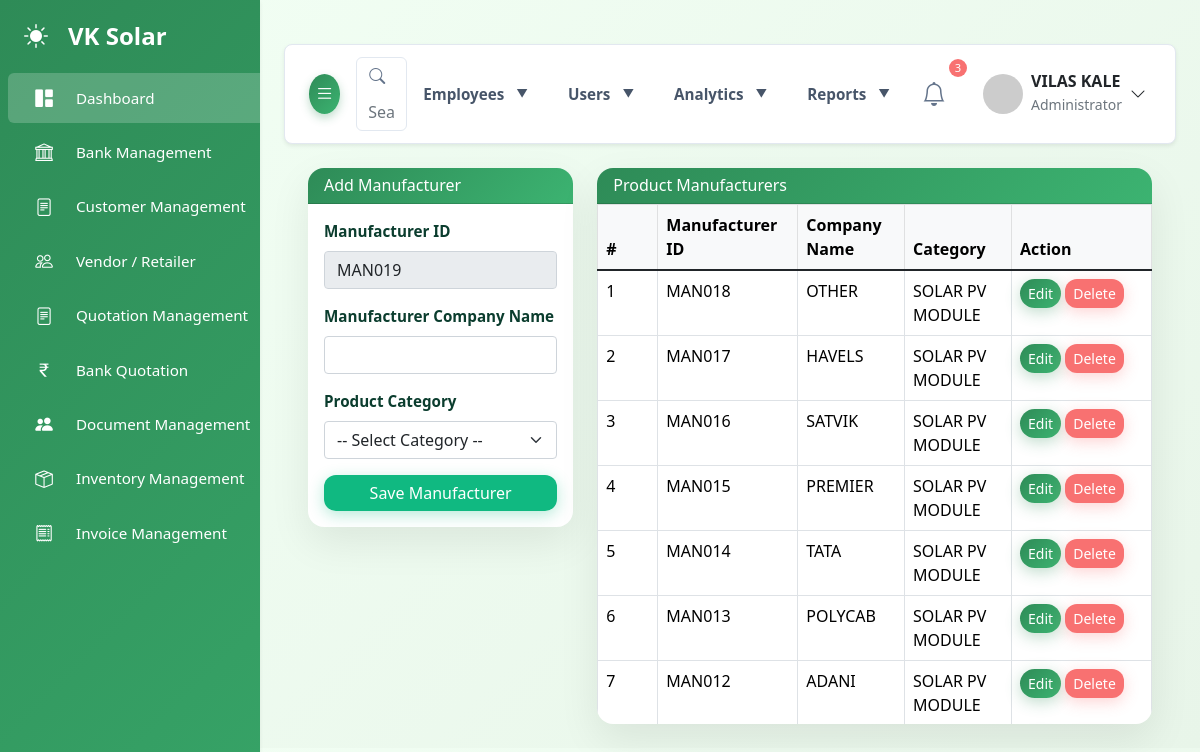
Screenshot of /admin/productmanagement/product_manufacturers.php (signed in) with the database file from the repository.
### tables this page shows
CREATE TABLE `product_manufacturers` (
  `id` int NOT NULL,
  `manufacturer_id` varchar(20) NOT NULL,
  `manufacturer_name` varchar(150) NOT NULL,
  `category_id` int NOT NULL,
  `created_at` timestamp NULL DEFAULT CURRENT_TIMESTAMP
);

CREATE TABLE `product_categories` (
  `id` int NOT NULL,
  `category_id` varchar(20) NOT NULL,
  `category_name` varchar(100) NOT NULL,
  `created_at` timestamp NULL DEFAULT CURRENT_TIMESTAMP
);

### admin/productmanagement/product_manufacturers.php (the view, shortened to what this page needs)
<?php
require_once __DIR__ . '/../connect/db.php';
function generateManufacturerId($conn) {
    $res = $conn->query("
        SELECT manufacturer_id
        FROM product_manufacturers
        ORDER BY id DESC
        LIMIT 1
    ");
    if ($res->num_rows > 0) {
        $last = $res->fetch_assoc()['manufacturer_id'];
        $num  = (int) substr($last, 3);
        return 'MAN' . str_pad($num + 1, 3, '0', STR_PAD_LEFT);
    }
    return 'MAN001';
}
$edit = null;
$manufacturers = $conn->query("
    SELECT m.*, c.category_name
    FROM product_manufacturers m
    JOIN product_categories c ON c.id = m.category_id
    ORDER BY m.id DESC
");
$nextManufacturerId = generateManufacturerId($conn);
?>
<!doctype html>
<html>
<head>
<?php require_once __DIR__ . '/../include/head2.php'; ?>
<link href="https://cdn.jsdelivr.net/npm/bootstrap@5.1.3/dist/css/bootstrap.min.css" rel="stylesheet">
</head>
<body>
<?php
include 'include/sidebar.php';
?>
<div id="main-content">
<?php
include 'include/navbar.php';
?>
<main class="container-fluid">
<div class="row">
    <div class="col-lg-4">
        <div class="card card-custom mb-4">
            <div class="card-header card-header-custom">
                <h6 class="mb-0">
                    <?= $edit ? 'Edit Manufacturer' : 'Add Manufacturer'; ?>
                </h6>
            </div>
            <div class="card-body">
                <form method="post">
                    <div class="mb-3">
                        <label class="form-label">Manufacturer ID</label>
                        <input type="text" name="manufacturer_id"
                               class="form-control"
                               value="<?= $edit['manufacturer_id'] ?? $nextManufacturerId; ?>"
                               readonly>
                    </div>
                    <div class="mb-3">
                        <label class="form-label">Manufacturer Company Name</label>
                        <input type="text" name="manufacturer_name"
                               class="form-control"
                               value="<?= $edit['manufacturer_name'] ?? ''; ?>"
                               required>
                    </div>
                    <div class="mb-3">
                        <label class="form-label">Product Category</label>
                        <select name="category_id" class="form-select" required>
                            <option value="">-- Select Category --</option>
                        </select>
                    </div>
                    <button type="submit" name="save_manufacturer"
                            class="btn btn-success w-100">
                        <?= $edit ? 'Update Manufacturer' : 'Save Manufacturer'; ?>
                    </button>
                </form>
            </div>
        </div>
    </div>
    <div class="col-lg-8">
        <div class="card card-custom">
            <div class="card-header card-header-custom">
                <h6 class="mb-0">Product Manufacturers</h6>
            </div>
            <div class="card-body p-0 table-scroll">
                <table class="table table-bordered table-hover mb-0">
                    <thead class="table-light">
                        <tr>
                            <th width="60">#</th>
                            <th width="140">Manufacturer ID</th>
                            <th>Company Name</th>
                            <th>Category</th>
                            <th width="140">Action</th>
                        </tr>
                    </thead>
                    <tbody>
                        <?php if ($manufacturers->num_rows > 0): ?>
                            <?php $i=1; while ($row = $manufacturers->fetch_assoc()): ?>
                                <tr>
                                    <td><?= $i++; ?></td>
                                    <td><?= $row['manufacturer_id']; ?></td>
                                    <td><?= htmlspecialchars($row['manufacturer_name']); ?></td>
                                    <td><?= htmlspecialchars($row['category_name']); ?></td>
                                    <td>
                                        <a href="?edit=<?= $row['id']; ?>" class="btn btn-sm btn-primary">Edit</a>
                                        <a href="?delete=<?= $row['id']; ?>"
                                           class="btn btn-sm btn-danger"
                                           onclick="return confirm('Delete this manufacturer?')">
                                           Delete
                                        </a>
                                    </td>
                                </tr>
                            <?php endwhile; ?>
                        <?php endif; ?>
                    </tbody>
                </table>
            </div>
        </div>
    </div>
</div>
</main>
</div>
</body>
</html>

### admin/css&js/style.css (style rules this page uses)
:root { --primary: #2e8b57; --primary-light: #3cb371; --primary-dark: #1e6b47; --secondary: #f5f5f5; --accent: #87ceeb; --accent-light: #b0e2ff; --earth: #d2b48c; --earth-light: #f0e6d6; --dark: #2c3e50; --light: #f8f9fa; --gradient-primary: linear-gradient( 135deg, var(--primary) 0%, var(--primary-light) 100% ); --gradient-secondary: linear-gradient( 135deg, var(--earth-light) 0%, var(--secondary) 100% ); --gradient-hero: linear-gradient( 135deg, rgba(46, 139, 87, 0.85) 0%, rgba(60, 179, 113, 0.85) 100% ); --gradient-nature: linear-gradient( 135deg, var(--primary) 0%, var(--accent) 100% ); --background-light: #f1f5f9; --text-light: #64748b; --card-bg-light: #ffffff; --border-color-light: #e2e8f0; --success-color: #10b981; --danger-color: #f87171; --warning-color: #fbbf24; }
body { font-family: "Inter", sans-serif; background-color: var(--background-light); color: var(--text-light); padding-top: 20px; overflow-x: hidden; }
#main-content { margin-left: 260px; padding: 1.5rem; transition: margin-left 0.3s ease-in-out; }
.card { border: none; border-radius: 0.5rem; box-shadow: 0 0.1rem 0.5rem rgba(0, 0, 0, 0.05); transition: all 0.3s; background-color: var(--card-bg-light); color: var(--text-light); border: 1px solid var(--border-color-light); }
.card-header, .card-footer { background-color: transparent; border-bottom: 1px solid var(--border-color-light); color: var(--text-light); }
.card-header { padding: 1rem 1.5rem; }
.card-header { display: flex; justify-content: space-between; align-items: flex-start; margin-bottom: 1rem; }
.btn-primary { background: var(--gradient-primary) !important; border: none !important; box-shadow: 0 4px 15px rgba(46, 139, 87, 0.3); border-radius: 25px !important; transition: all 0.3s ease; font-weight: 500; padding: 12px 30px; }
.table { color: var(--text-light); }

### admin/css&js/carousel.css (style rules this page uses)
:root { --primary: #2e8b57; --primary-light: #3cb371; --primary-dark: #1e6b47; --secondary: #f5f5f5; --accent: #87ceeb; --dark: #2c3e50; --light: #f8f9fa; --gradient-primary: linear-gradient( 135deg, var(--primary) 0%, var(--primary-light) 100% ); --background-light: #f1f5f9; --text-light: #64748b; --card-bg-light: #ffffff; --border-color-light: #e2e8f0; --success-color: #10b981; --danger-color: #f87171; --warning-color: #fbbf24; }
body { font-family: "Inter", sans-serif; background-color: var(--background-light); color: var(--text-light); padding-top: 20px; overflow-x: hidden; }
#main-content { margin-left: 260px; padding: 1.5rem; transition: margin-left 0.3s ease-in-out; }
.card { border: none; border-radius: 1rem; box-shadow: 0 0.5rem 1.5rem rgba(46, 139, 87, 0.08); transition: all 0.3s; background: var(--card-bg-light); color: var(--text-light); overflow: hidden; }
.card-header { background: var(--gradient-primary); color: white; border: none; padding: 1.5rem; }
.card-body { padding: 2rem; }
.btn-primary { background: var(--gradient-primary) !important; border: none !important; box-shadow: 0 4px 15px rgba(46, 139, 87, 0.3); border-radius: 0.75rem !important; transition: all 0.3s ease; font-weight: 600; padding: 12px 30px; }
.btn-success { background: var(--success-color) !important; border: none !important; box-shadow: 0 4px 15px rgba(16, 185, 129, 0.3); border-radius: 0.75rem !important; transition: all 0.3s ease; font-weight: 600; padding: 12px 30px; }
.btn-danger { background: var(--danger-color) !important; border: none !important; box-shadow: 0 4px 15px rgba(248, 113, 113, 0.3); border-radius: 0.75rem !important; padding: 8px 16px; }
.form-control { border: 2px solid var(--border-color-light); border-radius: 0.75rem; padding: 0.75rem 1rem; transition: all 0.3s; background: var(--card-bg-light); font-weight: 500; }

### admin/css&js/view-project.css (style rules this page uses)
:root { --primary-color: #2e8b57; --secondary-color: #3cb371; --light-color: #f5f5f5; --dark-color: #333; --border-radius: 10px; --box-shadow: 0 3px 10px rgba(0, 0, 0, 0.08); --transition: all 0.3s ease; }
body { background-color: #f8f9fa; font-family: "Segoe UI", Tahoma, Geneva, Verdana, sans-serif; line-height: 1.6; }

### admin/css&js/view-product.css (style rules this page uses)
:root { --primary-color: #2e8b57; --secondary-color: #3cb371; --light-color: #f5f5f5; --dark-color: #333; --border-radius: 10px; --box-shadow: 0 3px 10px rgba(0, 0, 0, 0.08); --transition: all 0.3s ease; }
body { background-color: #f8f9fa; font-family: "Segoe UI", Tahoma, Geneva, Verdana, sans-serif; line-height: 1.6; }

### rows the page displays
product_manufacturers: manufacturer_id "MAN019", manufacturer "MAN018", manufacturer_name "OTHER", category.category_name "SOLAR PV MODULE"
product_manufacturers: manufacturer "MAN017", manufacturer_name "HAVELS", category.category_name "SOLAR PV MODULE"
product_manufacturers: manufacturer "MAN016", manufacturer_name "SATVIK", category.category_name "SOLAR PV MODULE"
product_manufacturers: manufacturer "MAN015", manufacturer_name "PREMIER", category.category_name "SOLAR PV MODULE"
product_manufacturers: manufacturer "MAN014", manufacturer_name "TATA", category.category_name "SOLAR PV MODULE"
product_manufacturers: manufacturer "MAN013", manufacturer_name "POLYCAB", category.category_name "SOLAR PV MODULE"
product_manufacturers: manufacturer "MAN012", manufacturer_name "ADANI", category.category_name "SOLAR PV MODULE"

### other values shown
$current_user_name "VILAS KALE"
$role_names[$current_role] "Administrator"
